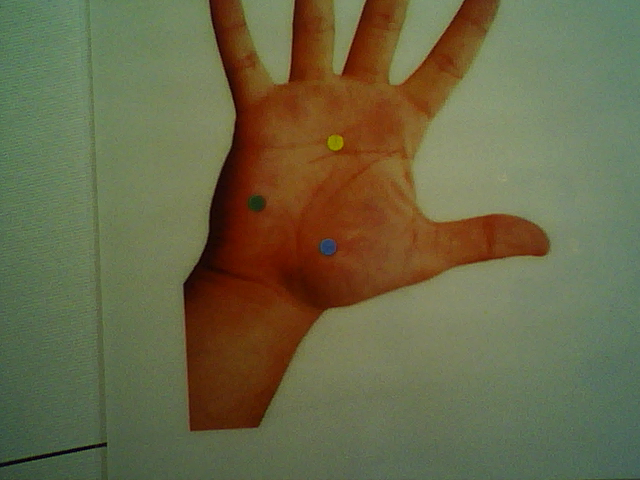
#> input picture ControlImagen - Py/img/imgDeseada.png, 640 x 480 px
$ python controladorImagen.py   (older library calls are emulated)
#> lines starting #> are read from the running program, lines starting #| are printed output that depends on the picture; after the words box and inside, x2 and y2 are one past the last pixel; in counts of white or black regions, pixels touching at a corner belong together
import pika
import sys
import os
import cv2
import numpy as np
import base64
import math

# Yellow
b_yellow = 0
g_yellow = 156
r_yellow = 154

# Green
b_green = 67
g_green = 120
r_green = 77

# Blue
b_blue = 206
g_blue = 148
r_blue = 94


def consumirImagenActual():
    print("Centroid Deseado:")
    centroid_deseada, error_deseada = find_y_centroid('img/imgDeseada.png', (r_yellow, g_yellow, b_yellow))
    # Iniciar connection sincrona (bloqueante) con RabbitMQ en localhost.
    connection = pika.BlockingConnection(pika.ConnectionParameters(host='localhost'))
    channel = connection.channel()

    # Nombre de la cola a cual conectarnos. El producer mandará aqui la imágen.
    channel.queue_declare(queue='imagenActual')

    # Funcion que se correrá cada vez que recibamos una imagen en la cola "body"
    # [41 lines left out: function callback, not called in this run]

    # Comenzamos a escuchar la cola de Rabbit MQ para procesar la imágen.
    channel.basic_consume(queue='imagenActual', on_message_callback=callback, auto_ack=False)

    print(' [*] Waiting for messages. To exit press CTRL+C')
    try:
        channel.start_consuming()
    except KeyboardInterrupt:
        channel.stop_consuming()
    finally:
        connection.close()


# [32 lines left out: functions intrinsicCamaraMatrix, pixel2meters, not called in this run]


def find_y_centroid(image_path, rgbColor):
    # Localización precisa del centroide del marcador amarillo.

    # Leemos la imágen a procesar
#> called with image_path = 'img/imgDeseada.png', rgbColor = (154, 156, 0)
    img = cv2.imread(image_path)
#> img is the input picture: shape (480, 640, 3); mean B, G, R 71.4, 104, 106
    if img is None:
        error_message = f"Error: Could not read image: {image_path}"
        print(error_message)
        return None, error_message

    # Convertimos la imágen de RGB a HSV el cual tiene mejores resultados para segmentación por colore ya que separa la infromación
    # del color (hue), de las características adicionales como la intensidad (value) y la pureza del color (saturation)
    hsv = cv2.cvtColor(img, cv2.COLOR_BGR2HSV)
#> hsv: shape (480, 640, 3); mean H, S, V 37.9, 105.6, 117.7

    # El color del marcador amarillo en RGB lo pasamos a HSV para buscarlo después en la imagen
    hue, saturation, value = rgb_to_hsv(rgbColor)
    # print(hue, saturation, value)

    # Creamos una imágen con el color HSV para visualizar y mostrar al usuario
    hsv_image = np.zeros((200, 200, 3), dtype=np.uint8)
    hsv_image[:] = (hue, saturation, value)

    # Mostramos también la imágen en HSV
    bgr_image = cv2.cvtColor(hsv_image, cv2.COLOR_HSV2BGR)
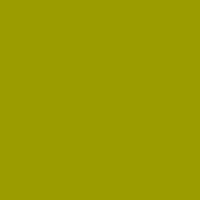
#> bgr_image: shape (200, 200, 3); mean B, G, R 0, 156, 156
    """
    cv2.imshow("HSV Color Display", bgr_image)
    cv2.imshow("HSV Image", hsv)
    cv2.waitKey(0)
    cv2.destroyAllWindows()
    """

    # Ponemos valores a las tolerancias que permitiremos, para identificar el valor. Se obtienen de forma experimental.
    hueVar = 3
    satVar = 50
    valueVar = 50

    # Creamos el rango de busqueda
    lower_yellow = np.array([hue - hueVar, saturation - satVar, value - valueVar], dtype=np.uint8)
    upper_yellow = np.array([hue + hueVar, 255, 255], dtype=np.uint8)

    # Creamos una mascara binaria donde damos valor 1 (255 rgb) a los valores de los pixeles en el rango y 0 a los que no estén en el rango
    mask = cv2.inRange(hsv, lower_yellow, upper_yellow)
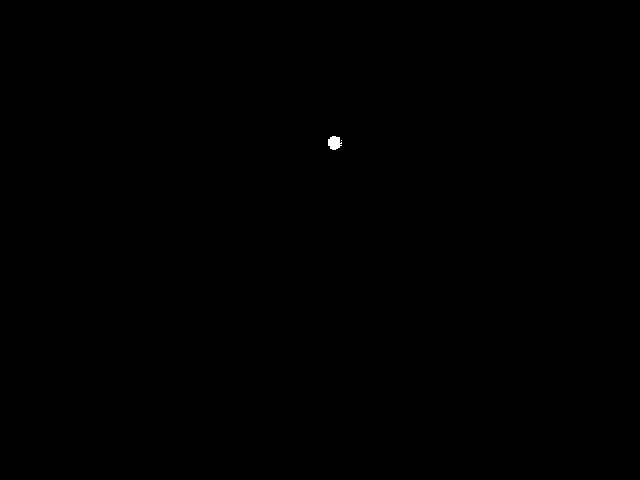
#> mask: shape (480, 640); 0.05% white; 2 white regions (1 under 20 px), largest, box (x1, y1, x2, y2) and area: (328, 136, 342, 150) 145
    """
    cv2.imshow("Mask", mask)
    """

    # Analisis de componentes conectados o clusters de los puntos blancos del punto anterior (blobs)
    # Num labels me dice cuantas regiones encontró
    # labels me da una matriz con el ID de cada pixel sobre el grupo en el que cayo. Mayor a 1 y 0e s background
    # Stats me da estadísitica de cada region (area, bordes, etc)
    # Centroid me da el centroide de cada región. Similar a nearest neighbors.
    num_labels, labels, stats, centroids = cv2.connectedComponentsWithStats(mask, 8, cv2.CV_32S)
#> labels: shape (480, 640) int32; 3 distinct labels, from 0 to 2
#> num_labels = 3; stats = [[0, 0, 640, 480, 307054], [328, 136, 14, 14, 145], [341, 140, 1, 1, 1]]; centroids = [[319.5, 239.5], [334, 142.4], [341, 140]]

    #  Ahora filtramos las regiones y vemos cual tiene la mayor area y asumimos que el marcador cae en esta región.
    largest_label = 0
    largest_area = 0
    for i in range(1, num_labels):  # Start from 1 to skip background
        area = stats[i, cv2.CC_STAT_AREA]
        # Checar que el area sea circular, antes de usarla como candidato a
        x, y, w, h, _ = stats[i]  # (x,y) es bounding box, w,h es width and height
        if is_circular(w, h, area):
            if area > largest_area:
                largest_area = area
                largest_label = i
#> this loop made 2 passes
#> (area, x, y, w, h, aspect_ratio in is_circular, radius in is_circular, expected_area in is_circular) on pass 1: (145, 328, 136, 14, 14, 1, 7, 153.9)
#> (area, x, y, w, h, aspect_ratio in is_circular, radius in is_circular, expected_area in is_circular) on pass 2: (1, 341, 140, 1, 1, 1, 0.5, 0.785)
#> after the loop, largest_area = 145; largest_label = 1

    # Si el valor es 0, todo es background y no encontramos label.
    if largest_label == 0:
        error_message = "Error: Yellow marker not found."
        return None, error_message

    # Tomamos el centroide de la región del marcador
    cx, cy = int(centroids[largest_label][0]), int(centroids[largest_label][1])
#> cx = 334; cy = 142

    # Calculamos ahora el centro de la imágen para cambiar eje de cordenadas de arriba-izquierda al centro de la imagen
    height, width = img.shape[:2]  # 640x480
#> height = 480; width = 640
    center_x = width // 2
#> center_x = 320
    center_y = height // 2
#> center_y = 240

    # Transformamos centroides de eje de referencia.
    centered_cx = cx - (width / 2)
#> centered_cx = 14
    centered_cy = (cy - (height / 2)) * (-1)
#> centered_cy = 98
    # print(f"Centroid: ({cx}, {cy})")
    print(f"Centroid (centered): ({centered_cx}, {centered_cy})")
#| Centroid (centered): (14.0, 98.0)

    """
    # Pintamos de blanco el centroide
    cv2.circle(img, (cx, cy), 5, (255, 255, 255), -1)  # -1 fills the circle
    # Pintamos el eje x
    cv2.line(img, (0, center_y), (width, center_y), (255, 255, 255), 1)
    # Pintamos el eje y
    cv2.line(img, (center_x, 0), (center_x, height), (255, 255, 255), 1)
    cv2.imshow("Image with Centroid", img)
    cv2.waitKey(0)
    cv2.destroyAllWindows()
    """
    return (centered_cx, centered_cy), None


def rgb_to_hsv(rgb_color):
    """Converts an RGB color tuple to HSV."""

    rgb = np.uint8([[list(rgb_color)]])

    hsv = cv2.cvtColor(rgb, cv2.COLOR_RGB2HSV)

    hue = hsv[0][0][0]
    saturation = hsv[0][0][1]
    value = hsv[0][0][2]

    return hue, saturation, value


def is_circular(width, height, area, tolerance=0.2):
    if width == 0 or height == 0:
        return False

    # Checkar que width y height son aproximadamente igual mas menos toleranica en %
    aspect_ratio = float(width) / height
    if aspect_ratio < 1 - tolerance or aspect_ratio > 1 + tolerance:
        return False

    # Checar si area es cercanamente iga¿ual a un circulo de radius = width/2
    radius = width / 2.0
    expected_area = math.pi * radius * radius
    area_ratio = float(area) / expected_area
    if area_ratio < 1 - tolerance or area_ratio > 1 + tolerance:
        return False

    return True


# Método para publicar posicion deseada y posicion actual
# [34 lines left out: function publicarError, not called in this run]


if __name__ == '__main__':
    consumirImagenActual()
#> in consumirImagenActual, `centroid_deseada, error_deseada = find_y_centroid('img/imgDeseada.png'..`: centroid_deseada = (14, 98)
#> (the call stopped at in consumirImagenActual, `connection = pika.BlockingConnection(pika.ConnectionParameters(host='l..`: pika is not available in this run)
